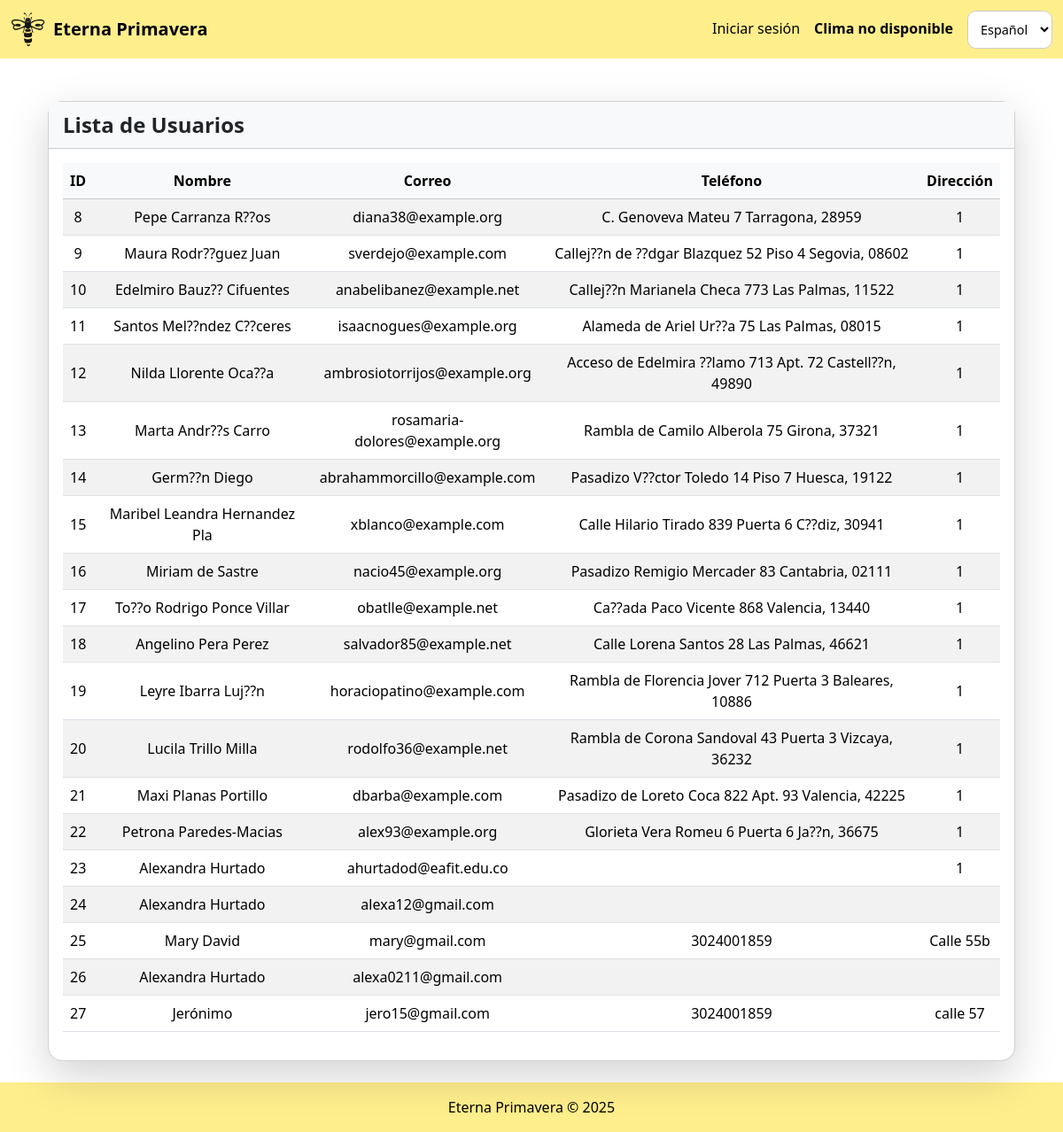
Before: /usuarios/lista_usuarios with the older database file.
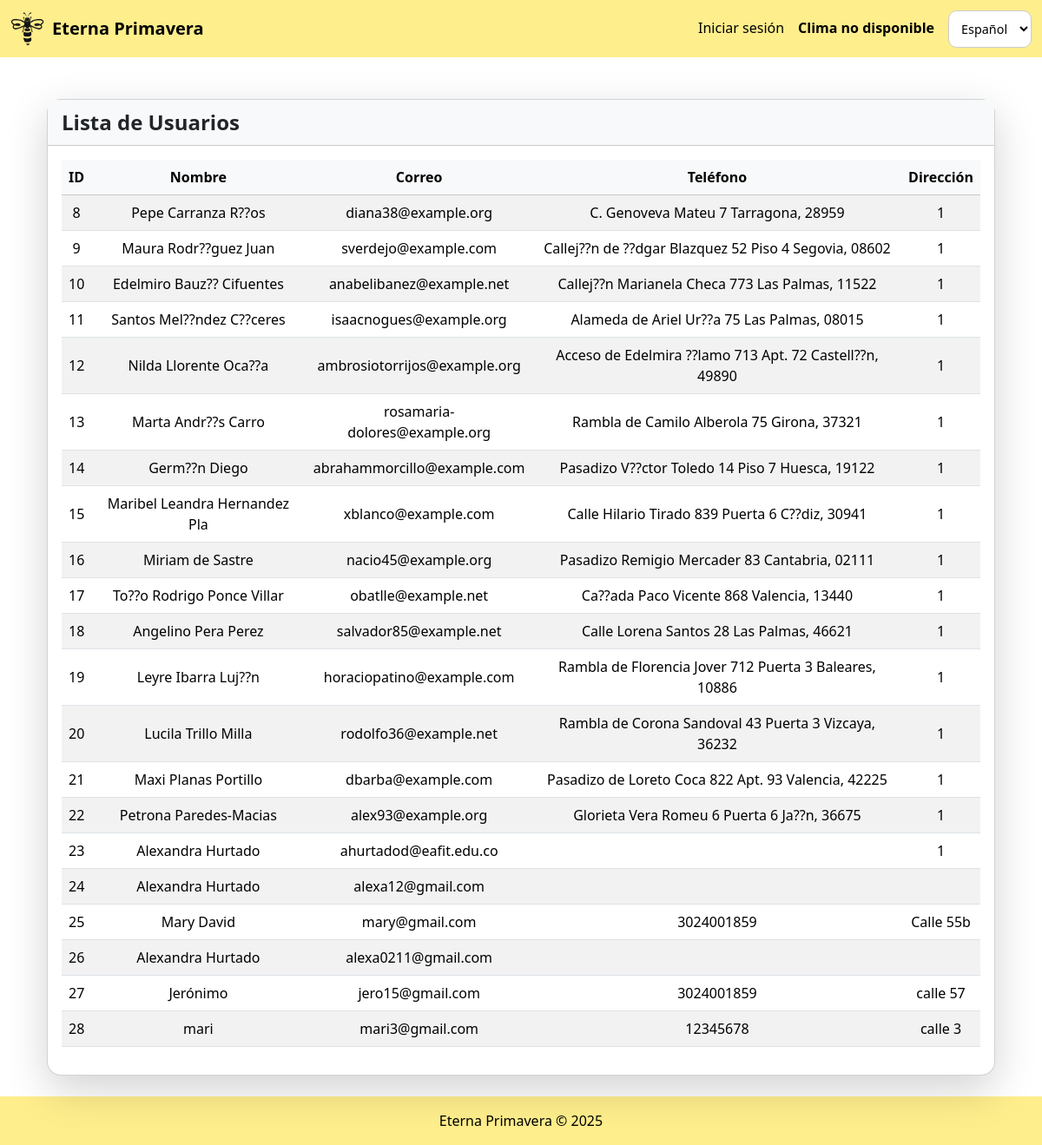
After: the same page with the newer database file.
### usuarios/models.py (models this page shows, shortened)
class Usuario(AbstractBaseUser, PermissionsMixin):
    id = models.AutoField(primary_key=True, verbose_name=_("ID de usuario"))
    nombre = models.CharField(max_length=100, verbose_name=_("nombre completo"))
    correo = models.EmailField(unique=True, verbose_name=_("correo electrónico"))
    telefono = models.CharField(
        max_length=15,
        blank=False,
        null=False,
        verbose_name=_("teléfono"),
        help_text=_("Número de contacto del usuario"),
    )
    direccion = models.TextField(
        blank=False,
        null=False,
        verbose_name=_("dirección"),
        help_text=_("Dirección de residencia del usuario"),
    )
    is_active = models.BooleanField(default=True, verbose_name=_("activo"))
    is_staff = models.BooleanField(default=False, verbose_name=_("miembro del staff"))
    objects = UsuarioManager()
    USERNAME_FIELD = "correo"
    REQUIRED_FIELDS = ["nombre"]
    class Meta:
        verbose_name = _("usuario")
        verbose_name_plural = _("usuarios")

### usuarios/views.py (the view)
# urls.py: path('lista_usuarios', views.lista_usuarios, name='lista_usuarios'),
def lista_usuarios(request):
    usuarios = Usuario.objects.all()
    return render(request, 'usuarios/lista_usuarios.html', {
        'usuarios': usuarios,
        'titulo': _("Lista de usuarios"),
    })

### EternaPrimavera/context_processors.py (called while the page is built)
def clima_context(request):
    clima_data = obtener_clima()
    return {'clima_data': clima_data}

### usuarios/templates/usuarios/lista_usuarios.html
{% extends "base.html" %}
{% load i18n %}
{% block content %}
<div class="container mt-5">
    <div class="card shadow-lg rounded-4">
        <div class="card-header bg-light text-dark fw-bold fs-4">
            {% trans "Lista de Usuarios" %}
        </div>
        <div class="card-body">
            <table class="table table-striped table-hover align-middle text-center">
                <thead class="table-light">
                    <tr>
                        <th>{% trans "ID" %}</th>
                        <th>{% trans "Nombre" %}</th>
                        <th>{% trans "Correo" %}</th>
                        <th>{% trans "Teléfono" %}</th>
                        <th>{% trans "Dirección" %}</th>
                    </tr>
                </thead>
                <tbody>
                    {% for usuario in usuarios %}
                    <tr>
                        <td>{{ usuario.id }}</td>
                        <td>{{ usuario.nombre }}</td>
                        <td>{{ usuario.correo }}</td>
                        <td>{{ usuario.telefono }}</td>
                        <td>{{ usuario.direccion }}</td>
                    </tr>
                    {% empty %}
                    <tr>
                        <td colspan="5" class="text-muted">{% trans "No hay usuarios registrados." %}</td>
                    </tr>
                    {% endfor %}
                </tbody>
            </table>
        </div>
    </div>
</div>
{% endblock %}

Changed rows visible on the page:
added Usuario: id "28", nombre "mari", correo "mari3@gmail.com", telefono "12345678", direccion "calle 3"
